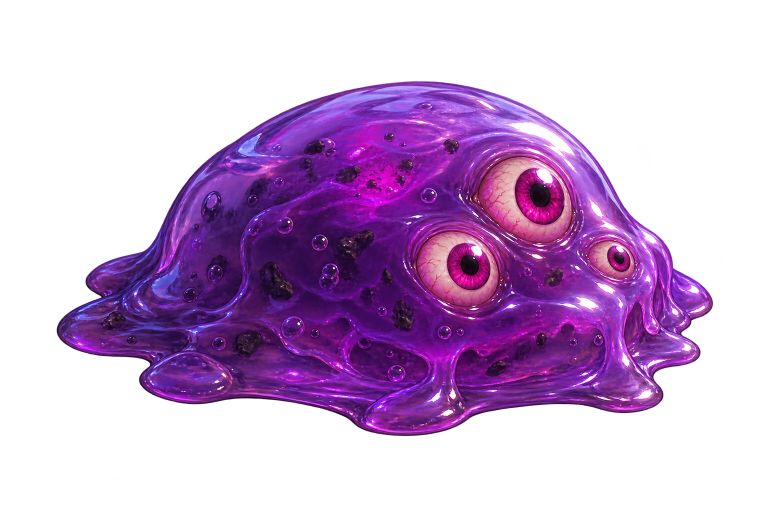
#> input picture art/objects/enemies/slime/slime_a.png, 1536 x 1024 px (shown at 1/2 size)
$ python slime_death_template.py
#> lines starting #> are read from the running program, lines starting #| are printed output that depends on the picture; after the words box and inside, x2 and y2 are one past the last pixel; in counts of white or black regions, pixels touching at a corner belong together
"""Шаблон пози для смерті слизня (вибух): 5 кадрів сіткою 3×2 на 1536×1024, 6-та клітинка порожня.

Каркас: тонкі контури без заливки (заливку Codex копіює як форму — lasher_run_sheet_v1). Контур тіла —
з альфи art/objects/enemies/slime/slime_a.png. Точка на землі (pivot) однакова в усіх кадрах, під нею
світлий еліпс землі (тільки як прив'язка; тінь малює гра).

Кадри: 0 — роздувся; 1 — тріскає (тріщини, плями виривання); 2 — вибух (краплі й очі летять від центру,
лишилась низька купка); 3 — краплі падають на землю, купка розпливлась; 4 — калюжа слизу з бризками.
"""
import argparse
import json
import math
import os
import random

from PIL import Image, ImageChops, ImageDraw, ImageFilter

HERE = os.path.dirname(os.path.abspath(__file__))
REPO = os.path.abspath(os.path.join(HERE, *[".."] * 4))
SRC = os.path.join(REPO, "art/objects/enemies/slime/slime_a.png")

SHEET_W, SHEET_H = 1536, 1024
COLS, ROWS, CELL = 3, 2, 512
FRAMES = 5
BODY_W = 260                 # ширина тіла в клітинці, px
PIVOT = (256, 330)           # точка на землі в клітинці
PIVOT_K = (0.5, 0.88)        # точка на землі всередині кропу (як у slime_skins.py)
K = 0.75                     # стиск землі камерою

BG = (255, 255, 255)
GRID = (210, 210, 210)
GROUND = (232, 232, 232)
EDGE = (55, 55, 55)
ARROW = (40, 90, 200)
EYE = (220, 30, 30)


def body_mask():
    im = Image.open(SRC).convert("RGBA")
#> im is the input picture: PIL image 1536x1024 RGBA; mean R, G, B, A 65, 24.8, 79.3, 99.6
    a = im.getchannel("A").point(lambda v: 255 if v > 8 else 0)
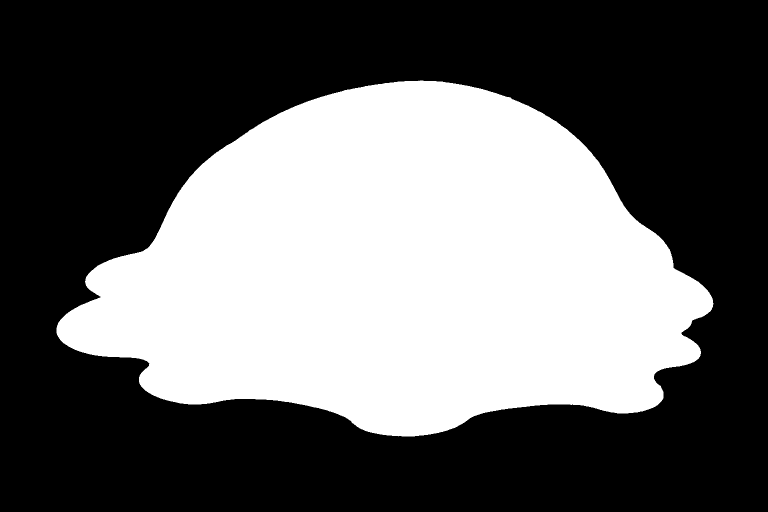
#> a: PIL image 1536x1024 L (shown at 1/2 size); 39.7% white; 1 white region, box (x1, y1, x2, y2) and area: (113, 161, 1427, 873) 625118
    crop = a.crop(a.getbbox())
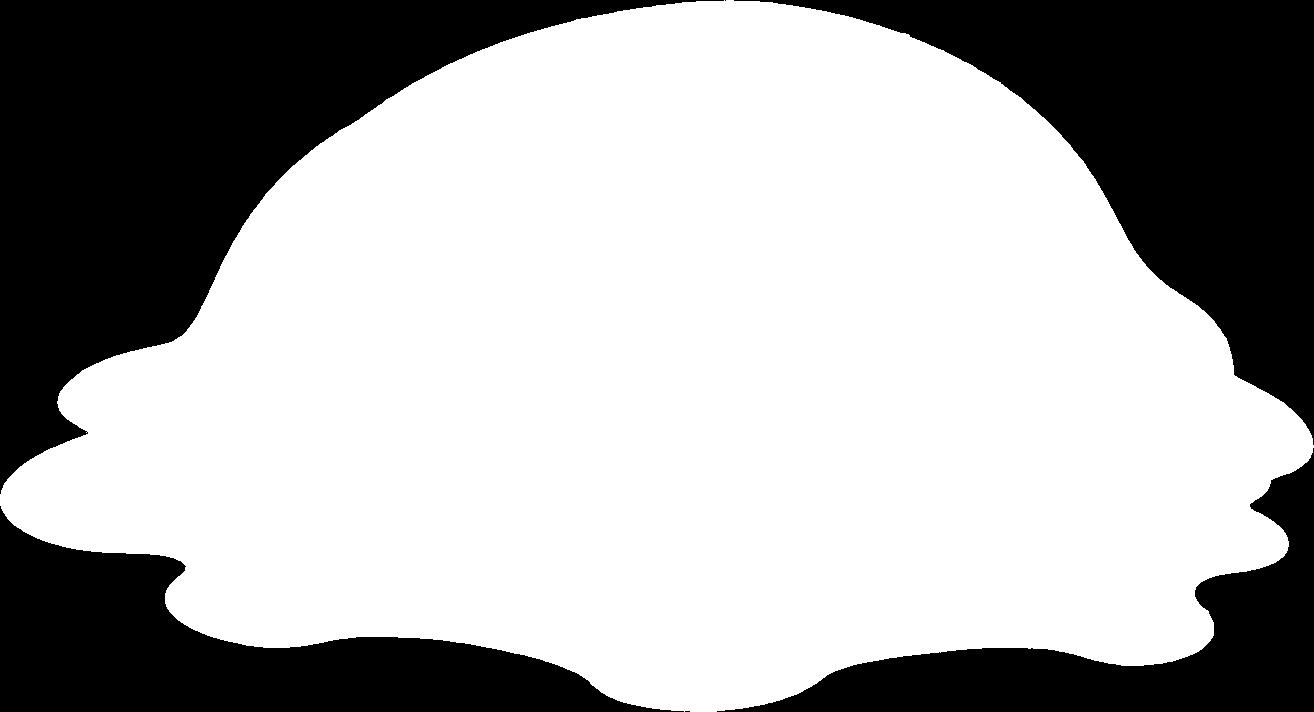
#> crop: PIL image 1314x712 L; 66.8% white; 6 black regions (2 under 20 px), largest, box (x1, y1, x2, y2) and area: (0, 0, 724, 494) 122186, (734, 0, 1314, 445) 89365, (0, 506, 684, 712) 57353, (717, 448, 1314, 712) 41540
    s = BODY_W / crop.width
    return crop.resize((BODY_W, round(crop.height * s)), Image.LANCZOS).point(lambda v: 255 if v > 127 else 0)
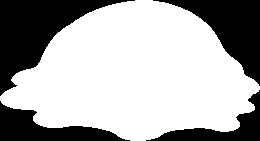
#> returned value: PIL image 260x141 L; 66.8% white; 4 black regions, box (x1, y1, x2, y2) and area: (0, 0, 135, 96) 4788, (153, 0, 260, 86) 3500, (0, 101, 130, 141) 2246, (146, 90, 260, 141) 1624


def outline(mask, width=3):
    # Поле в 8 px: на краю картинки MinFilter не їсть пікселі → контур рвався там, де тіло торкається краю.
    pad = Image.new("L", (mask.width + 16, mask.height + 16), 0)
    pad.paste(mask, (8, 8))
    edge = ImageChops.subtract(pad, pad.filter(ImageFilter.MinFilter(2 * width + 1)))
    return edge.crop((8, 8, 8 + mask.width, 8 + mask.height))


def paste_body(cell, mask, sx, sy):
    """Тіло, розтягнуте від точки на землі в sx × sy."""
    m = mask.resize((max(1, round(mask.width * sx)), max(1, round(mask.height * sy))), Image.LANCZOS)
    m = m.point(lambda v: 255 if v > 127 else 0)
    x = round(PIVOT[0] - m.width * PIVOT_K[0])
    y = round(PIVOT[1] - m.height * PIVOT_K[1])
    cell.paste(EDGE, (x, y), outline(m))
    return (x, y, x + m.width, y + m.height)


def arrow(d, a, b, color=ARROW, w=4):
    d.line([a, b], fill=color, width=w)
    ang = math.atan2(b[1] - a[1], b[0] - a[0])
    for s in (-1, 1):
        d.line([b, (b[0] - 14 * math.cos(ang + s * 0.5), b[1] - 14 * math.sin(ang + s * 0.5))], fill=color, width=w)


def blob(d, c, r, stretch=1.0, ang=0.0):
    """Крапля-еліпс, витягнута вздовж руху."""
    pts = []
    for i in range(24):
        t = 2 * math.pi * i / 24
        x, y = r * stretch * math.cos(t), r * math.sin(t)
        pts.append((c[0] + x * math.cos(ang) - y * math.sin(ang), c[1] + x * math.sin(ang) + y * math.cos(ang)))
    d.polygon(pts, outline=EDGE, width=3)


def eye(d, c, r):
    d.ellipse((c[0] - r, c[1] - r, c[0] + r, c[1] + r), outline=EYE, width=3)
    d.ellipse((c[0] - r / 3, c[1] - r / 3, c[0] + r / 3, c[1] + r / 3), outline=EYE, width=3)


def ground(d, rx):
    d.ellipse((PIVOT[0] - rx, PIVOT[1] - rx * K * 0.5, PIVOT[0] + rx, PIVOT[1] + rx * K * 0.5), fill=GROUND)


def fly(rng, n, center, r0, r1, drop):
    """n крапель по колу від центру: (позиція, радіус, кут руху). drop — зсув униз (падають)."""
    out = []
    for i in range(n):
        ang = 2 * math.pi * (i + rng.uniform(-0.3, 0.3)) / n
        dist = rng.uniform(r0, r1)
        p = (center[0] + dist * math.cos(ang), center[1] + dist * math.sin(ang) * K + drop)
        out.append((p, rng.uniform(10, 26), ang))
    return out


def draw_frame(f, mask):
    cell = Image.new("RGB", (CELL, CELL), BG)
    d = ImageDraw.Draw(cell)
    rng = random.Random(7)
    center = (PIVOT[0], PIVOT[1] - 70)
    info = {"frame": f}
    if f == 0:
        ground(d, 150)
        info["body_box"] = paste_body(cell, mask, 1.12, 1.35)
    elif f == 1:
        ground(d, 160)
        box = paste_body(cell, mask, 1.2, 1.55)
        info["body_box"] = box
        top = box[1]
        for dx in (-60, -15, 35, 75):          # тріщини зверху вниз
            x, y = PIVOT[0] + dx, top + 20 + abs(dx) * 0.35
            pts = [(x, y)]
            for _ in range(4):
                x += rng.uniform(-14, 14); y += rng.uniform(14, 24)
                pts.append((x, y))
            d.line(pts, fill=EDGE, width=3)
        for i in range(8):                     # слиз рветься назовні
            ang = math.pi + math.pi * i / 7
            a = (center[0] + 120 * math.cos(ang), center[1] - 20 + 95 * math.sin(ang))
            b = (center[0] + 160 * math.cos(ang), center[1] - 20 + 130 * math.sin(ang))
            arrow(d, a, b)
    elif f in (2, 3):
        ground(d, 190 if f == 2 else 210)
        sx, sy = (0.75, 0.4) if f == 2 else (0.95, 0.22)
        info["body_box"] = paste_body(cell, mask, sx, sy)
        drops = fly(rng, 11, center, 120, 165, 0) if f == 2 else fly(rng, 11, center, 175, 215, 60)
        info["drops"] = []
        for k, (p, r, ang) in enumerate(drops):
            if k in (1, 5, 8):
                eye(d, p, r + 4)
            else:
                blob(d, p, r, 1.6, ang)
            a = (center[0] + 60 * math.cos(ang), center[1] + 60 * math.sin(ang) * K)
            b = (p[0] - (r + 6) * math.cos(ang), p[1] - (r + 6) * math.sin(ang) * K)
            if f == 3:
                a, b = (p[0], p[1] - 55), (p[0], p[1] - r - 6)   # падають
            arrow(d, a, b)
            info["drops"].append([round(p[0]), round(p[1]), round(r)])
    else:
        ground(d, 210)
        pts = []                               # калюжа з пелюстками, лежить на землі
        for i in range(120):
            t = 2 * math.pi * i / 120
            r = 165 * (1 + 0.12 * math.sin(5 * t + 0.7) + 0.05 * math.sin(8 * t))
            pts.append((PIVOT[0] + r * math.cos(t), PIVOT[1] - 8 + r * math.sin(t) * K * 0.62))
        d.polygon(pts, outline=EDGE, width=3)
        for k in range(7):                     # бризки навколо
            t = 2 * math.pi * (k + 0.4) / 7
            p = (PIVOT[0] + 205 * math.cos(t), PIVOT[1] - 8 + 205 * math.sin(t) * K * 0.62)
            blob(d, p, 9 + 3 * (k % 3), 1.5, t)
        eye(d, (PIVOT[0] - 50, PIVOT[1] - 18), 16)
        eye(d, (PIVOT[0] + 40, PIVOT[1] - 4), 12)
        info["puddle_rx"] = 165
    return cell, info


def main():
    ap = argparse.ArgumentParser(
        description=__doc__, formatter_class=argparse.RawDescriptionHelpFormatter,
        epilog="Приклад: python3 slime_death_template.py\n"
               "Пише поруч зі скриптом slime_death_template.png (аркуш 1536×1024) і slime_death_template.json "
               "(сітка, pivot, рамки тіла). Exit 0 — готово, 1 — нема slime_a.png.")
    ap.add_argument("--out", default=HERE, help="папка для PNG/JSON (за замовчуванням — папка скрипта)")
    args = ap.parse_args()
    if not os.path.exists(SRC):
        print("нема", SRC)
        return 1
    mask = body_mask()
    sheet = Image.new("RGB", (SHEET_W, SHEET_H), BG)
#> sheet: PIL image 1536x1024 RGB; every value is 255
    frames = []
    for f in range(FRAMES):
        cell, info = draw_frame(f, mask)
        ox, oy = (f % COLS) * CELL, (f // COLS) * CELL
        sheet.paste(cell, (ox, oy))
        info["cell"] = [ox, oy]
        frames.append(info)
#> this loop made 5 passes
#> pass 1, in paste_body, `m = mask.resize((max(1, round(mask.width * sx)), max(1, round(mask.hei..`:
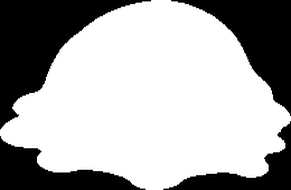
#> m: PIL image 291x190 L; min 0, max 255, mean 170.4
#> pass 1, in paste_body, `m = m.point(lambda v: 255 if v > 127 else 0)`:
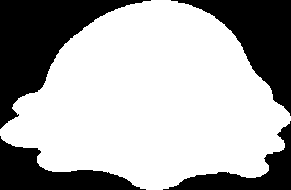
#> m: PIL image 291x190 L; 66.8% white; 4 black regions, box (x1, y1, x2, y2) and area: (0, 0, 151, 129) 7225, (171, 0, 291, 116) 5273, (0, 136, 146, 190) 3390, (163, 121, 291, 190) 2444
#> after the loop:
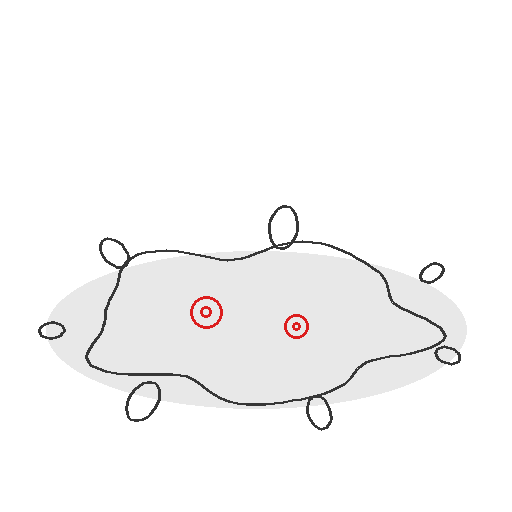
#> cell: PIL image 512x512 RGB; mean R, G, B 247.7, 247.3, 247.3
#> after the loop:
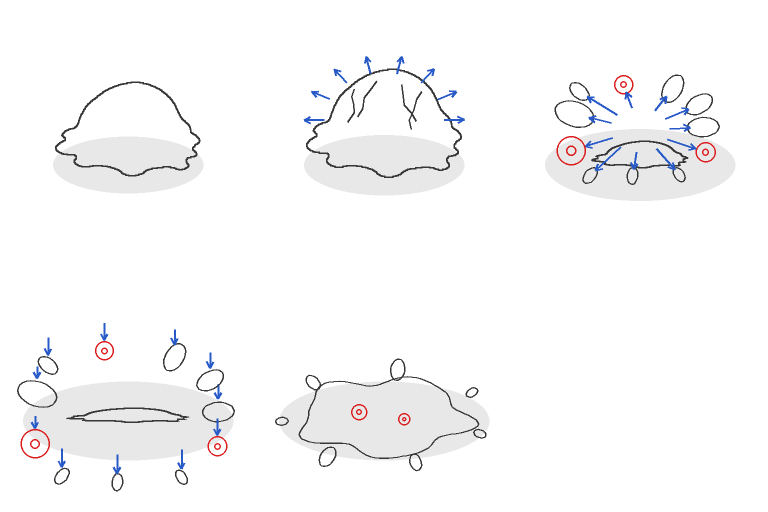
#> sheet: PIL image 1536x1024 RGB (shown at 1/2 size); mean R, G, B 248.7, 248.4, 248.9
#> after the loop, frames = 5 items
    d = ImageDraw.Draw(sheet)
    for c in range(1, COLS):
        d.line([(c * CELL, 0), (c * CELL, SHEET_H)], fill=GRID, width=2)
    d.line([(0, CELL), (SHEET_W, CELL)], fill=GRID, width=2)
    sheet.save(os.path.join(args.out, "slime_death_template.png"))
    meta = {"size": [SHEET_W, SHEET_H], "cols": COLS, "rows": ROWS, "cell": CELL, "frames": FRAMES,
            "pivot_in_cell": PIVOT, "body_w": BODY_W, "frame_info": frames}
    with open(os.path.join(args.out, "slime_death_template.json"), "w") as fh:
        json.dump(meta, fh, indent=1)
    print("ok", os.path.join(args.out, "slime_death_template.png"))
    return 0


if __name__ == "__main__":
    raise SystemExit(main())
#> (the program exits here)

$ run again, with art/objects/enemies/slime/slime.png copied over art/objects/enemies/slime/slime_a.png
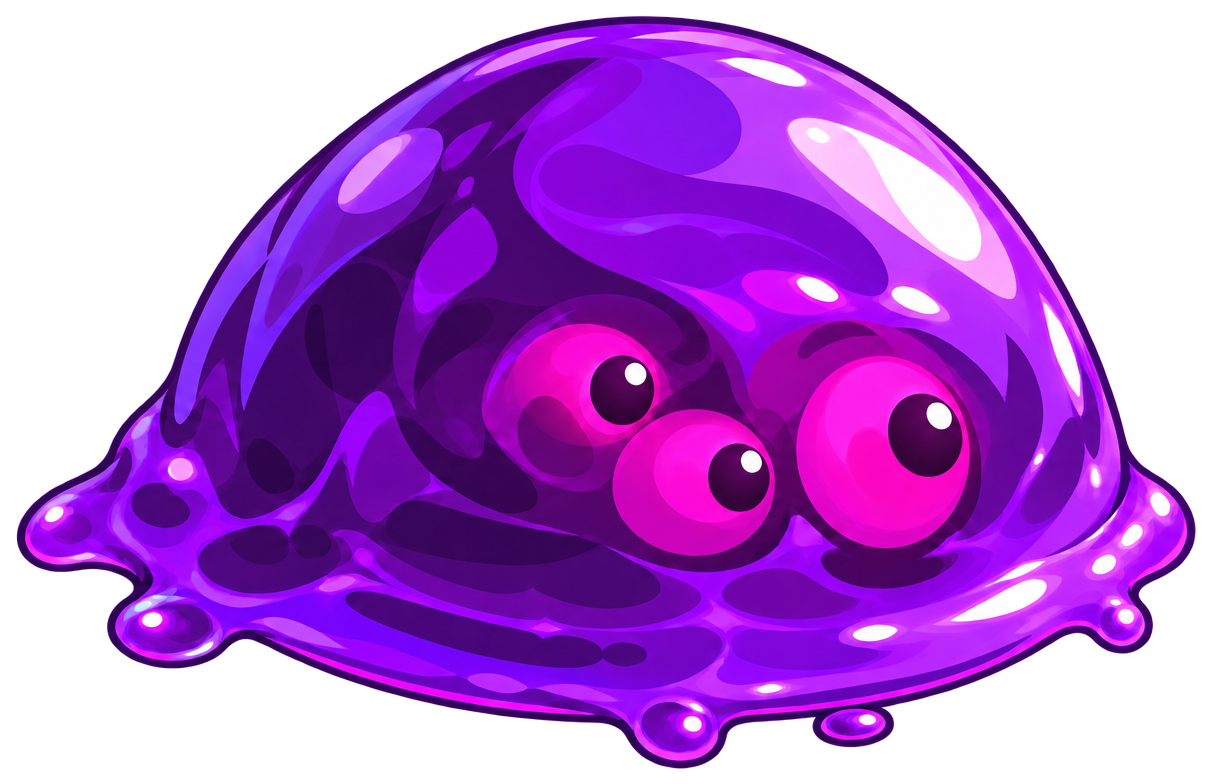
#> input picture art/objects/enemies/slime/slime.png, 1211 x 784 px
#> in body_mask, im is the input picture: PIL image 1211x784 RGBA; mean R, G, B, A 102.6, 18.3, 140.1, 155.2
#> in body_mask, `a = im.getchannel("A").point(lambda v: 255 if v > 8 else 0)`:
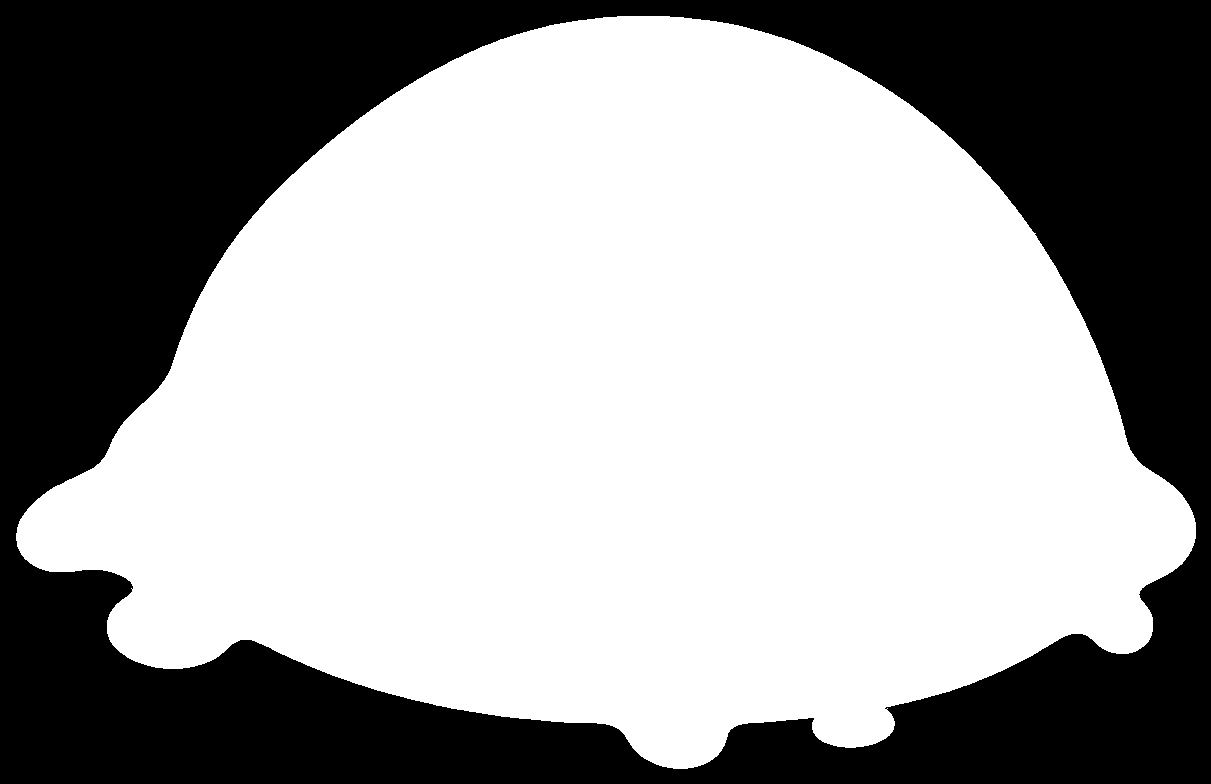
#> a: PIL image 1211x784 L; 61.5% white; 1 black region, box (x1, y1, x2, y2) and area: (0, 0, 1211, 784) 365078
#> crop: PIL image 1180x753 L; 65.8% white; 4 black regions, box (x1, y1, x2, y2) and area: (0, 0, 601, 517) 114440, (654, 0, 1180, 506) 85744, (0, 525, 657, 753) 61987, (672, 523, 1180, 753) 42023
#> the loop in main, `for f in range(FRAMES):` made 5 passes
#> after the loop in main, `for f in range(FRAMES):`:
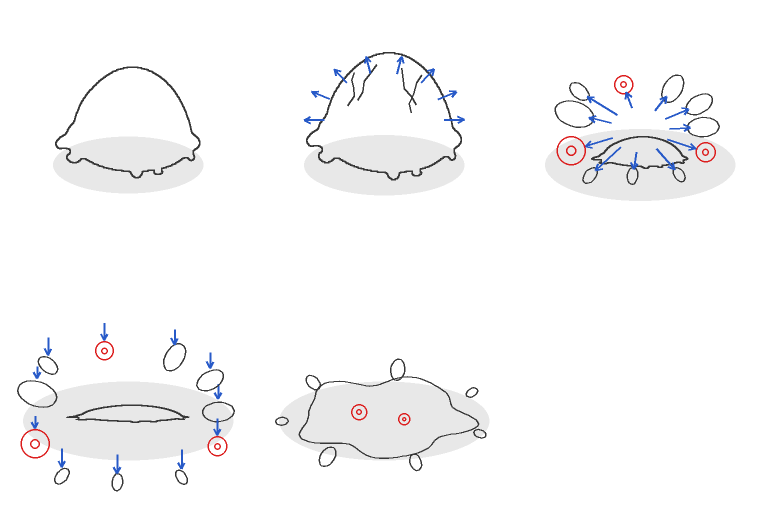
#> sheet: PIL image 1536x1024 RGB (shown at 1/2 size); mean R, G, B 248.6, 248.4, 248.9
#> after the loop in main, `for f in range(FRAMES):`: frames = 5 items

$ run again, with art/objects/enemies/slime/slime_b.png copied over art/objects/enemies/slime/slime_a.png
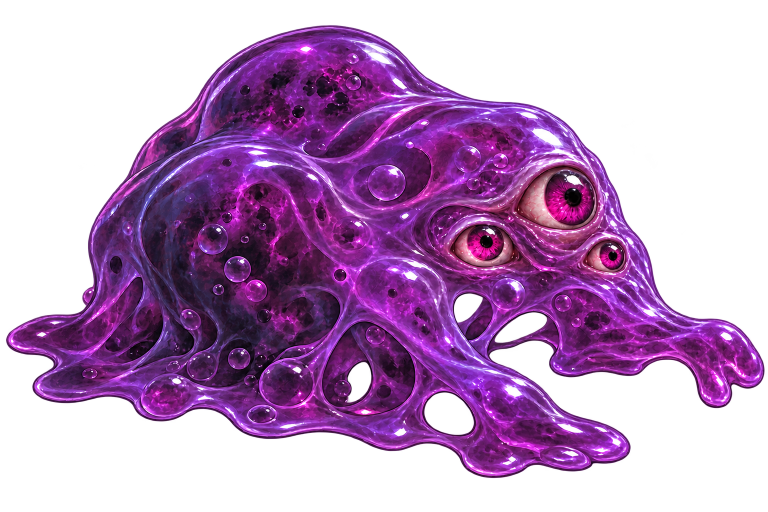
#> input picture art/objects/enemies/slime/slime_b.png, 1536 x 1024 px (shown at 1/2 size)
#> in body_mask, im is the input picture: PIL image 1536x1024 RGBA; mean R, G, B, A 84.7, 33.3, 94.1, 124.4
#> in body_mask, `a = im.getchannel("A").point(lambda v: 255 if v > 8 else 0)`:
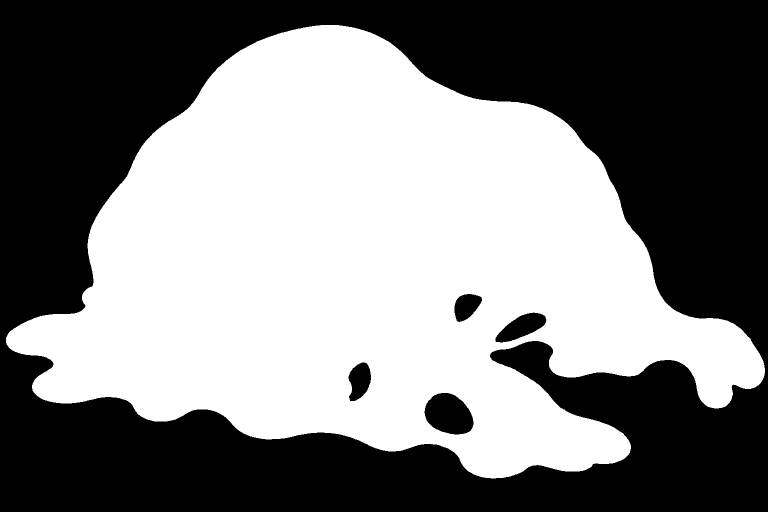
#> a: PIL image 1536x1024 L (shown at 1/2 size); 49.5% white; 1 white region, box (x1, y1, x2, y2) and area: (12, 50, 1530, 957) 778104
#> crop: PIL image 1518x907 L; 56.5% white; 8 black regions, largest, box (x1, y1, x2, y2) and area: (666, 0, 1518, 686) 236038, (0, 0, 629, 625) 163867, (0, 636, 969, 907) 105923
#> the loop in main, `for f in range(FRAMES):` made 5 passes
#> after the loop in main, `for f in range(FRAMES):`:
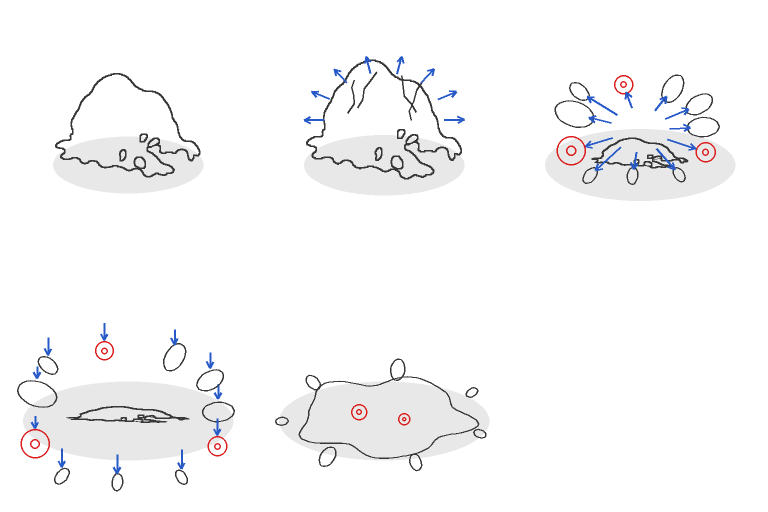
#> sheet: PIL image 1536x1024 RGB (shown at 1/2 size); mean R, G, B 248.2, 248, 248.5
#> after the loop in main, `for f in range(FRAMES):`: frames = 5 items
